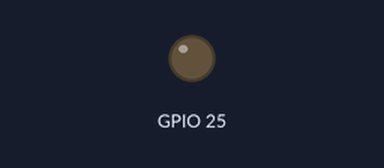
The sketch below on a simulated ESP32. Shown: output pins drawn as LEDs (lit = HIGH).

Above: at 0.0 s.
Timing chart, 0 to 0.4 s (numbered marks = the images above):
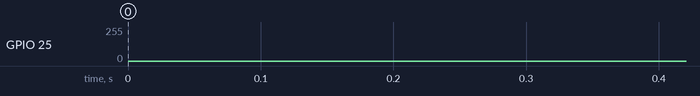

The sketch:

CORDIC_Algorithm_Implementation.ino
```cpp
#include <Arduino.h>
#include <driver/dac.h>

// Constants
const int DAC_PIN = DAC1; // GPIO25 for DAC output on ESP32
const int frequency = 60000; // Desired sine wave frequency in Hz
const int sampleRate = 1000000; // Sampling rate for DAC updates in Hz
const int numIterations = 16; // Number of CORDIC iterations (precision)
const float K = 0.607252935; // CORDIC gain factor for scaling

// Look-up table of arctangent values for CORDIC rotations (in radians)
float atanTable[numIterations] = {
  0.7853981633974483, 0.4636476090008061, 0.24497866312686414,
  0.12435499454676144, 0.06241880999595735, 0.031239833430268277,
  0.015623728620476831, 0.007812341060101111, 0.0039062301319669718,
  0.0019531225164788188, 0.0009765621895593195, 0.0004882812111948983,
  0.00024414062014936177, 0.00012207031189367021, 0.00006103515617420877,
  0.000030517578115526096
};

// Timer and phase accumulator
hw_timer_t *timer = NULL;
volatile float targetAngle = 0.0; // Target angle in radians
const float phaseIncrement = 2 * PI * frequency / sampleRate; // Phase increment per sample

void IRAM_ATTR onTimer() {
  // Compute sine value using CORDIC
  float x = K, y = 0.0; // Initialize vector (1, 0) scaled by CORDIC gain
  float angle = 0.0; // Current angle

  for (int i = 0; i < numIterations; i++) {
    float shift = (1.0 / (1 << i)); // 2^(-i) scaling factor
    if (targetAngle >= angle) {
      // Rotate right
      float tempX = x - y * shift;
      y = y + x * shift;
      x = tempX;
      angle += atanTable[i];
    } else {
      // Rotate left
      float tempX = x + y * shift;
      y = y - x * shift;
      x = tempX;
      angle -= atanTable[i];
    }
  }

  // Scale y to 8-bit DAC range and add offset for positive values
  int dacValue = (int)((y * 127) + 128);
  dacWrite(DAC_PIN, dacValue);

  // Update the target angle for the next sample
  targetAngle += phaseIncrement;
  if (targetAngle >= 2 * PI) targetAngle -= 2 * PI;
}

void setup() {
  // Initialize DAC and timer
  dac_output_enable(DAC_PIN);

  // Set up timer for interrupt-based DAC updates
  timer = timerBegin(0, 80, true); // Timer 0, prescaler 80 for 1 MHz base clock
  timerAttachInterrupt(timer, &onTimer, true);
  timerAlarmWrite(timer, 1000000 / sampleRate, true); // Trigger interrupt at sample rate
  timerAlarmEnable(timer); // Start the timer
}

void loop() {
  // Nothing to do in the main loop; everything is handled by the timer ISR
}
```
